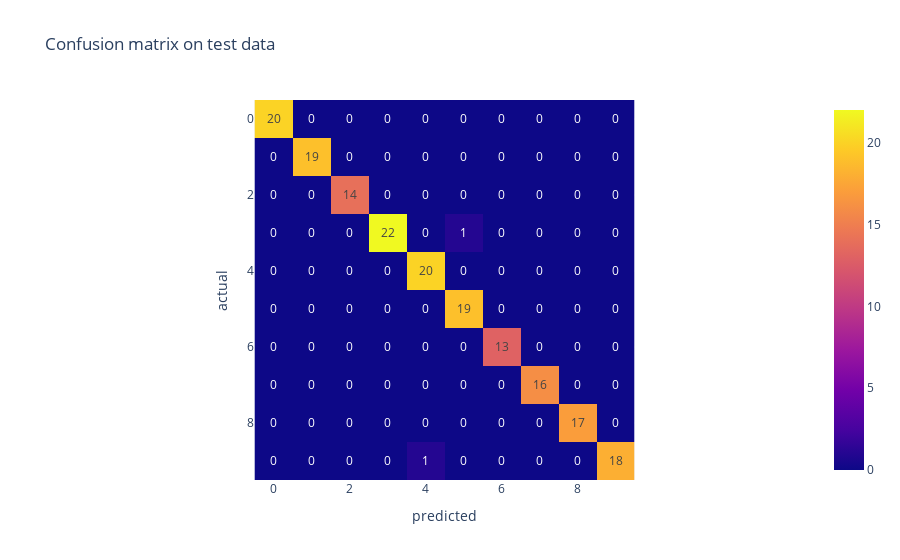

Here is the notebook cell this chart was saved with:
### Markdown cell above
<a id = 'knn'></a>
### KNN CLASSIFIER
---------------------------------------------------------------------[BACK TO TOP](#top)

### Code cell
from sklearn.neighbors import KNeighborsClassifier
knn = KNeighborsClassifier()

para = {'n_neighbors':list(range(5,20)),'algorithm': ['auto', 'ball_tree', 'kd_tree', 'brute']}
knncv = GridSearchCV(knn,para,cv=9) # train on 8 folds and cross validate on 9th fold
knncv.fit(xtrain,ytrain)           # train and cross validate
print('_______________________________________________________')
print('the best set of hyper prameters are \n',knncv.best_params_)
print('the best cross validation error = ', knncv.best_score_)
print('_______________________________________________________')
yhat = knncv.predict(xtest)

print('Error metrics on test set \n',classification_report(ytest,yhat))
px.imshow(pd.DataFrame(confusion_matrix(ytest,yhat),columns=list(range(10)),index=list(range(10)))
                       ,text_auto=True,title='Confusion matrix on test data',
          labels={'x':'predicted','y':'actual'})

### Figure 1 — Plotly figure (JSON) as saved in the notebook; plotly's stock layout.template omitted (floating-point values rounded to 4 significant figures)
{"data": [{"coloraxis": "coloraxis", "hovertemplate": "predicted: %{x}<br>actual: %{y}<br>color: %{z}<extra></extra>", "name": "0", "texttemplate": "%{z}", "type": "heatmap", "x": [0, 1, 2, 3, 4, 5, 6, 7, 8, 9], "xaxis": "x", "y": [0, 1, 2, 3, 4, 5, 6, 7, 8, 9], "yaxis": "y", "z": [[20, 0, 0, 0, 0, 0, 0, 0, 0, 0], [0, 19, 0, 0, 0, 0, 0, 0, 0, 0], [0, 0, 14, 0, 0, 0, 0, 0, 0, 0], [0, 0, 0, 22, 0, 1, 0, 0, 0, 0], [0, 0, 0, 0, 20, 0, 0, 0, 0, 0], [0, 0, 0, 0, 0, 19, 0, 0, 0, 0], [0, 0, 0, 0, 0, 0, 13, 0, 0, 0], [0, 0, 0, 0, 0, 0, 0, 16, 0, 0], [0, 0, 0, 0, 0, 0, 0, 0, 17, 0], [0, 0, 0, 0, 1, 0, 0, 0, 0, 18]]}], "layout": {"coloraxis": {"colorscale": [[0, "#0d0887"], [0.1111, "#46039f"], [0.2222, "#7201a8"], [0.3333, "#9c179e"], [0.4444, "#bd3786"], [0.5556, "#d8576b"], [0.6667, "#ed7953"], [0.7778, "#fb9f3a"], [0.8889, "#fdca26"], [1, "#f0f921"]]}, "title": {"text": "Confusion matrix on test data"}, "xaxis": {"anchor": "y", "constrain": "domain", "domain": [0, 1], "scaleanchor": "y", "title": {"text": "predicted"}}, "yaxis": {"anchor": "x", "autorange": "reversed", "constrain": "domain", "domain": [0, 1], "title": {"text": "actual"}}}}
